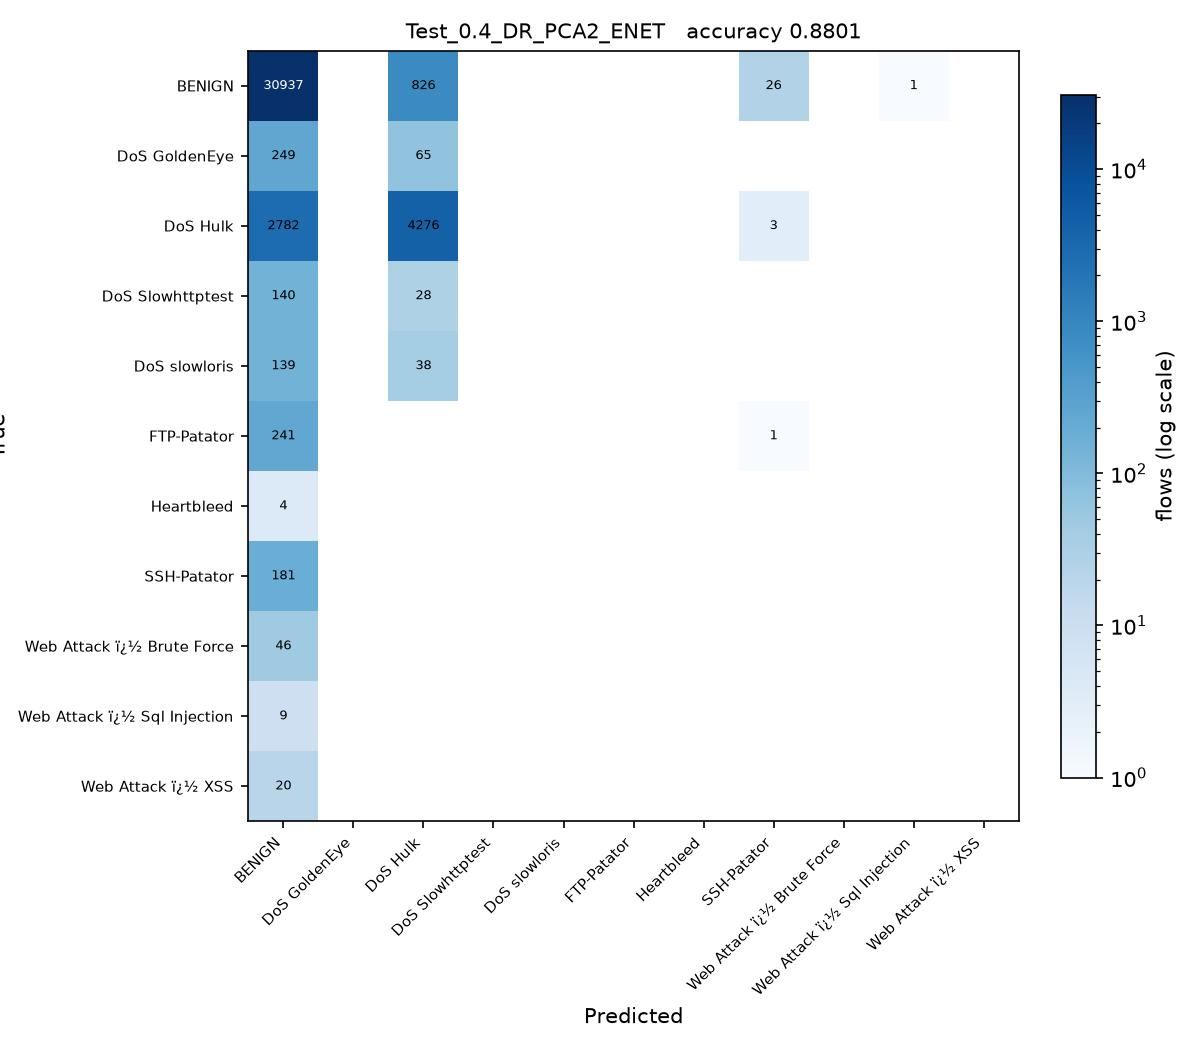

Write the Python code that produced this figure.
# Test_0.4_DR_PCA2_ENET.py
#
# Test size 0.4  |  PCA, 2 components  |  Elastic Net -> SGDClassifier(penalty='elasticnet') (sheet #5)
#
# This is SGDC_60_40.py with the changes marked CHANGE below and nothing else.
#
# Sheet entry 5 is ElasticNet(alpha=0.1, l1_ratio=0.5), a regressor. The
# elasticnet penalty and l1_ratio=0.5 are carried over exactly; alpha is left
# at the SGDClassifier default for the same reason as entry 4.

import os
from pathlib import Path

# CHANGE 1: run from the project folder, so the CSV names below resolve, and
# read them as latin-1. The Web Attack labels contain byte 0x96, which the
# default utf-8 decoder rejects with UnicodeDecodeError.
os.chdir(Path(__file__).resolve().parent.parent)
import numpy as np
import pandas as pd

df1 = pd.read_csv(r'C:\Users\Karthika\OneDrive\Desktop\ACN_PCA_75_Runs\Scripts\Tuesday-WorkingHours.pcap_ISCX (1).csv', low_memory=True, encoding='latin-1')
df2 = pd.read_csv(r'C:\Users\Karthika\OneDrive\Desktop\ACN_PCA_75_Runs\Scripts\Wednesday-workingHours.pcap_ISCX.csv', low_memory=True, encoding='latin-1')
df3 = pd.read_csv(r'C:\Users\Karthika\OneDrive\Desktop\ACN_PCA_75_Runs\Scripts\Thursday-WorkingHours-Morning-WebAttacks.pcap_ISCX.csv', low_memory=True, encoding='latin-1')

dataset = pd.concat([df1, df2, df3], ignore_index=True)

dataset.columns = dataset.columns.str.strip()

# CHANGE 2: a stratified sample of 100000 flows, the same for every run.
# The full three captures hold about 1.3 million flows, which makes 75 runs
# impractical. At least 50 flows of every class are kept.
label = dataset.columns[-1]
dataset = pd.concat(
    [g.sample(n=min(len(g), max(50, round(100000 * len(g) / len(dataset)))), random_state=0)
     for _, g in dataset.groupby(label)],
    ignore_index=True
)

X = dataset.iloc[:, :-1]
y = dataset.iloc[:, -1]

X = X.apply(pd.to_numeric, errors='coerce')

X.replace([np.inf, -np.inf], np.nan, inplace=True)

from sklearn.impute import SimpleImputer

imputer = SimpleImputer(missing_values=np.nan, strategy='mean')
X = imputer.fit_transform(X)

from sklearn.preprocessing import LabelEncoder

labelencoder_y = LabelEncoder()
y = labelencoder_y.fit_transform(y)

from sklearn.model_selection import train_test_split

X_train, X_test, y_train, y_test = train_test_split(
    X,
    y,
    test_size=0.4,   # CHANGE 3: test size
    random_state=0,
    stratify=y
)

# CHANGE 4: PCA, from PCA_LDA_KErnel_PCA_CODE.pdf (fitted on training data only).
# PCA follows the directions of largest variance, so the features have to be on
# a common scale first, otherwise the components just track whichever column has
# the biggest units. The scaler is fitted on the training split only.
from sklearn.preprocessing import StandardScaler
from sklearn.decomposition import PCA

scaler = StandardScaler()
X_train = scaler.fit_transform(X_train)
X_test = scaler.transform(X_test)

pca = PCA(n_components=2)
X_train = pca.fit_transform(X_train)          # no labels: PCA is unsupervised
X_test = pca.transform(X_test)
print("\nVariance explained by 2 components : {:.4f}".format(pca.explained_variance_ratio_.sum()))

# CHANGE 5: Elastic Net -> SGDClassifier(penalty='elasticnet') (sheet #5) in place of SGDClassifier
from sklearn.linear_model import SGDClassifier

classifier = SGDClassifier(
    loss='hinge',
    penalty='elasticnet',
    l1_ratio=0.5,
    alpha=0.0001,
    max_iter=1000,
    tol=1e-3,
    random_state=0
)

classifier.fit(X_train, y_train)

y_pred = classifier.predict(X_test) 

from sklearn.metrics import confusion_matrix
from sklearn.metrics import accuracy_score
from sklearn.metrics import precision_score
from sklearn.metrics import recall_score
from sklearn.metrics import f1_score
from sklearn.metrics import classification_report

cm = confusion_matrix(y_test, y_pred)

print("Confusion Matrix:\n")
print(cm)

print("\nAccuracy : {:.4f}".format(accuracy_score(y_test, y_pred)))
print("\nPrecision : {:.4f}".format(precision_score(y_test, y_pred, average='weighted')))
print("\nRecall : {:.4f}".format(recall_score(y_test, y_pred, average='weighted')))
print("\nF1 Score : {:.4f}".format(f1_score(y_test, y_pred, average='weighted')))

print("\nClassification Report:\n")
print(classification_report(y_test, y_pred))
# CHANGE 6: save the confusion matrix as Test_0.4_DR_PCA2_ENET.jpg and record the result
import matplotlib
matplotlib.use('Agg')
import matplotlib.pyplot as plt
from matplotlib.colors import LogNorm

here = Path(__file__).resolve().parent
names = [str(c) for c in labelencoder_y.classes_]
fig, ax = plt.subplots(figsize=(8, 7))
im = ax.imshow(cm, cmap='Blues', norm=LogNorm(vmin=1))
ax.set_xticks(range(len(names)), names, rotation=45, ha='right', fontsize=7)
ax.set_yticks(range(len(names)), names, fontsize=7)
ax.set_xlabel('Predicted')
ax.set_ylabel('True')
ax.set_title('Test_0.4_DR_PCA2_ENET   accuracy {:.4f}'.format(accuracy_score(y_test, y_pred)), fontsize=10)
for i in range(cm.shape[0]):
    for j in range(cm.shape[1]):
        if cm[i, j]:
            ax.text(j, i, cm[i, j], ha='center', va='center', fontsize=6,
                    color='white' if cm[i, j] > cm.max() / 3 else 'black')
fig.colorbar(im, ax=ax, fraction=0.04, label='flows (log scale)')
fig.tight_layout()
fig.savefig(here / 'Test_0.4_DR_PCA2_ENET.jpg', dpi=150)
plt.close(fig)

row = pd.DataFrame([{
    'Test': 0.4, 'DR': 'PCA2', 'Clas': 'ENET',
    'Acc': round(accuracy_score(y_test, y_pred), 4),
    'Pre': round(precision_score(y_test, y_pred, average='weighted', zero_division=0), 4),
    'Rec': round(recall_score(y_test, y_pred, average='weighted', zero_division=0), 4),
    'F1': round(f1_score(y_test, y_pred, average='weighted', zero_division=0), 4),
    'script': 'Test_0.4_DR_PCA2_ENET',
}])
out = here.parent / 'results' / '75_runs.csv'
out.parent.mkdir(exist_ok=True)
if out.exists():
    old = pd.read_csv(out)
    row = pd.concat([old[old['script'] != 'Test_0.4_DR_PCA2_ENET'], row], ignore_index=True)
row.to_csv(out, index=False)
